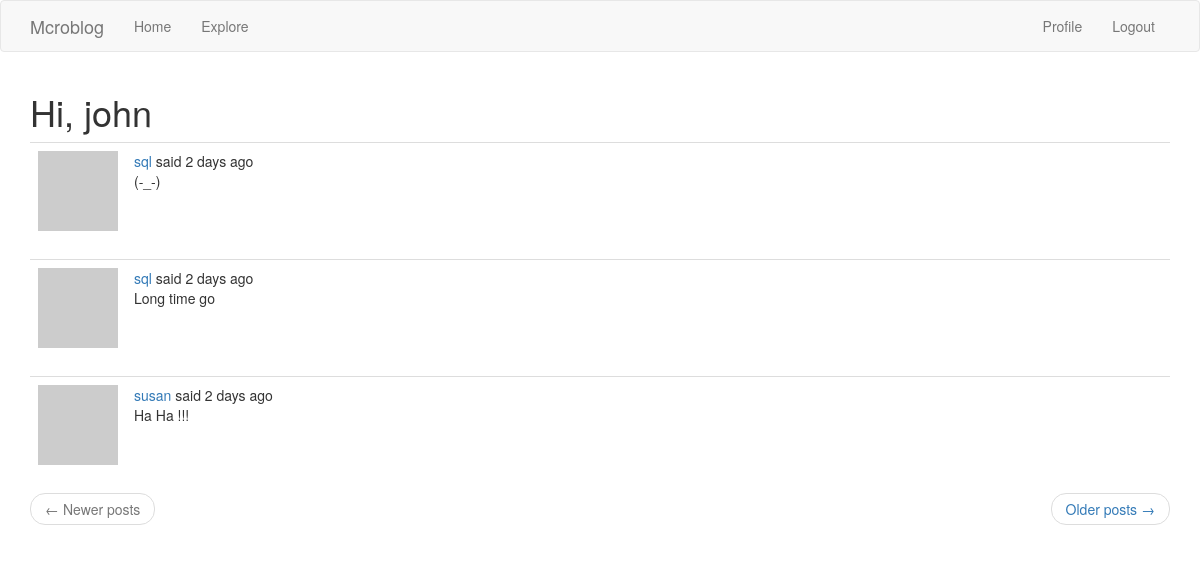
The page /explore (signed in) on the database as committed earlier.
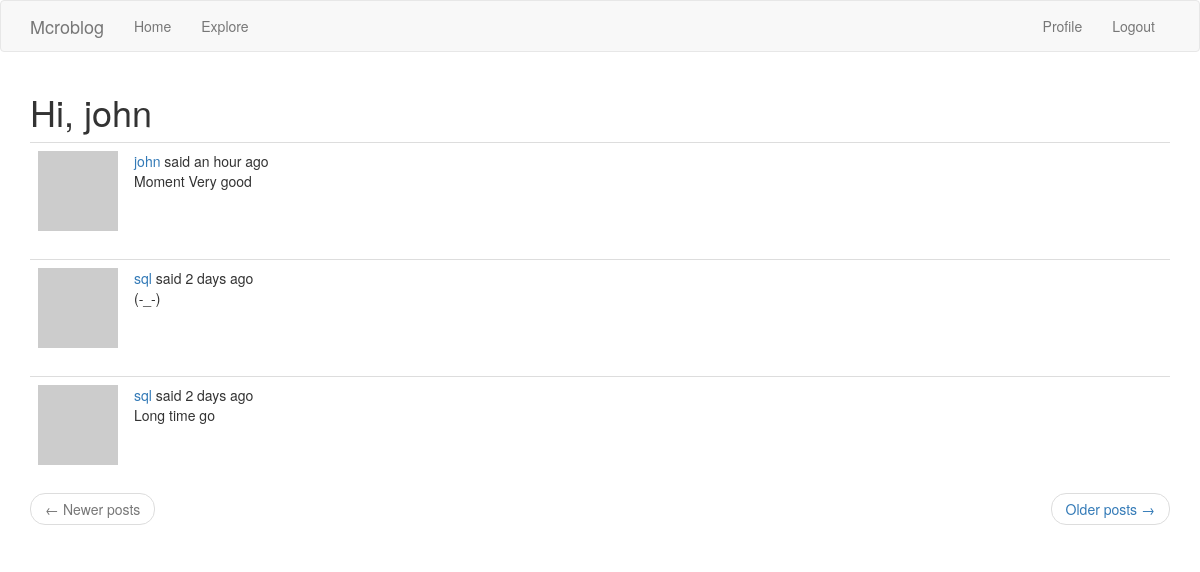
The same page on the database as committed later.
### app/models.py (models this page shows, shortened)
class Post(db.Model):
    id = db.Column(db.Integer, primary_key=True)
    body = db.Column(db.String(140))
    timestamp = db.Column(db.DateTime, index=True, default=datetime.utcnow)
    user_id = db.Column(db.Integer, db.ForeignKey('user.id'))

class User(UserMixin, db.Model):
    id = db.Column(db.Integer, primary_key=True)
    username = db.Column(db.String(64), index=True, unique=True)
    email = db.Column(db.String(120), index=True, unique=True)
    password_hash = db.Column(db.String(128))
    posts = db.relationship('Post', backref='author', lazy='dynamic')
    about_me = db.Column(db.String(140))
    last_seen = db.Column(db.DateTime, default=datetime.utcnow)
    followed = db.relationship(
        'User', secondary=followers,
        primaryjoin=(followers.c.follower_id == id),
        secondaryjoin=(followers.c.followed_id == id),
        backref=db.backref('followers', lazy='dynamic'),
        lazy='dynamic'
    )
    def avatar(self, size):
        digest = md5(self.email.lower().encode('utf-8')).hexdigest()
        return 'https://www.gravatar.com/avatar/{}?d=identicon&s={}'.format(digest, size)

### app/routes.py (the view)
@app.route('/explore')
@login_required
def explore():
    page = request.args.get('page', 1, type=int)
    posts = Post.query.order_by(Post.timestamp.desc()).paginate(
        page, app.config['POSTS_PER_PAGE'], False)
    next_url = url_for('index', page=posts.next_num) \
        if posts.has_next else None
    prev_url = url_for('index', page=posts.prev_num) \
        if posts.has_prev else None
    return render_template('index.html', title='Explore', posts=posts.items,
                           next_url=next_url, prev_url=prev_url)

### app/models.py (called while the page is built)
@login.user_loader
def load_user(id):
    return User.query.get(int(id))

### app/routes.py (called while the page is built)
@app.before_request
def before_request():
    if current_user.is_authenticated:
        current_user.last_seen = datetime.utcnow()
        db.session.commit()

### app/templates/index.html (shortened to what this page needs)
{% extends "base.html" %}
{% import 'bootstrap/wtf.html' as wtf %}
{% block app_content %}
    <h1>Hi, {{ current_user.username }}</h1>
    {% for post in posts %}
        {% include '_post.html' %}
    {% endfor %}
    <nav aria-label="...">
        <ul class="pager">
            <li class="previous{% if not prev_url %} disabled{% endif %}">
                <a href="{{ prev_url or '#' }}">
                    <span aria-hidden="true">&larr;</span> Newer posts
                </a>
            </li>
            <li class="next{% if not next_url %} disabled{% endif %}">
                <a href="{{ next_url or '#' }}">
                    Older posts <span aria-hidden="true">&rarr;</span>
                </a>
            </li>
        </ul>
    </nav>
{% endblock %}

### app/templates/_post.html
<table class="table table-hover">
    <tr>
        <td width="70px">
            <a href="{{ url_for('user', username=post.author.username) }}">
                <img src="{{ post.author.avatar(70) }}"/>
            </a>
        </td>
        <td>
            <a href="{{ url_for('user', username=post.author.username) }}">
                {{ post.author.username }}
            </a>
            said {{ moment(post.timestamp).fromNow() }}
            <br>
            {{ post.body }}
        </td>
    </tr>
</table>

Rows that differ between the two databases and show on the page:
no longer on this page (row unchanged): Post: author.username "susan", timestamp "2 days ago", body "Ha Ha !!!"
added Post: author.username "john", timestamp "an hour ago", body "Moment Very good"
